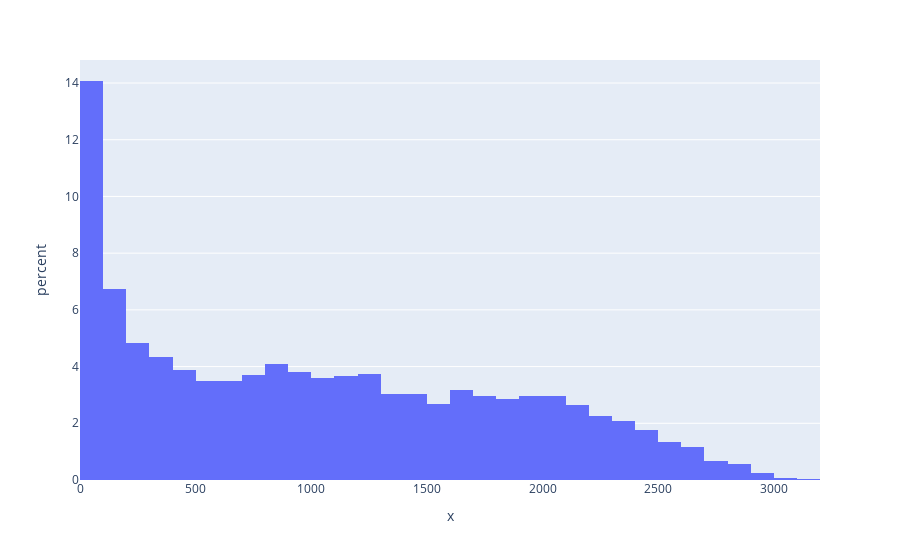

Notebook cell for this chart:
### Markdown cell above
### Data Analysis: How are minutes distributed?

### Code cell
fig = px.histogram(x=rs_df['MIN'], histnorm='percent')
fig.show()

### Figure 1 — Plotly figure (JSON) as saved in the notebook; plotly's stock layout.template omitted (floating-point values rounded to 4 significant figures; data arrays with more than 128 entries replaced by an {"elided": "..."} marker saying what was removed)
{"data": [{"alignmentgroup": "True", "bingroup": "x", "histnorm": "percent", "hovertemplate": "x=%{x}<br>percent=%{y}<extra></extra>", "legendgroup": "", "marker": {"color": "#636efa", "pattern": {"shape": ""}}, "name": "", "offsetgroup": "", "orientation": "v", "showlegend": false, "type": "histogram", "x": {"elided": "5259 int values"}, "xaxis": "x", "yaxis": "y"}], "layout": {"barmode": "relative", "legend": {"tracegroupgap": 0}, "margin": {"t": 60}, "xaxis": {"anchor": "y", "domain": [0, 1], "title": {"text": "x"}}, "yaxis": {"anchor": "x", "domain": [0, 1], "title": {"text": "percent"}}}}
